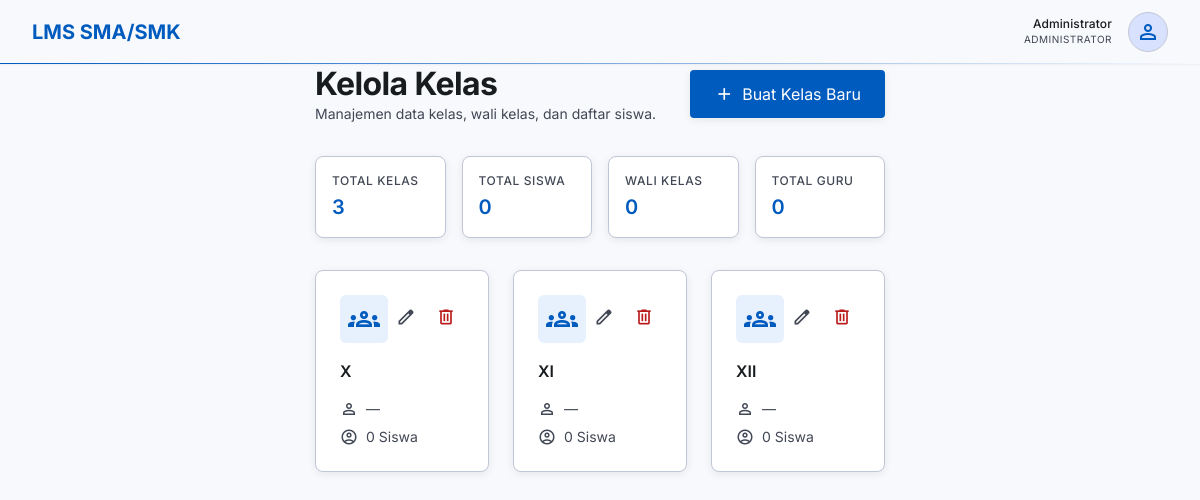
Page /pages/admin/kelola_kelas.php (signed in) on the committed database.
### tables this page shows
CREATE TABLE kelas (
    id_kelas    INT AUTO_INCREMENT PRIMARY KEY,
    nama_kelas  VARCHAR(50) NOT NULL,
    wali_kelas  INT,
    FOREIGN KEY (wali_kelas) REFERENCES users(id) ON DELETE SET NULL
);

### pages/admin/kelola_kelas.php (the view, shortened to what this page needs)
<?php
require_once __DIR__ . '/../../includes/header.php';
require_once __DIR__ . '/../../config/database.php';
$kelasList = $pdo->query("
    SELECT k.*, u.nama as wali_nama,
        (SELECT COUNT(*) FROM kelas_siswa ks WHERE ks.id_kelas = k.id_kelas) as jumlah_siswa
    FROM kelas k
    LEFT JOIN users u ON k.wali_kelas = u.id
    ORDER BY k.nama_kelas
")->fetchAll();
$guruList = $pdo->query("SELECT id, nama FROM users WHERE role='guru' ORDER BY nama")->fetchAll();
?>
<div class="max-w-[1440px] mx-auto">
    <div class="flex flex-col md:flex-row md:items-center justify-between gap-4 mb-8">
        <div>
            <h2 class="font-display-lg-mobile md:font-display-lg text-display-lg-mobile md:text-display-lg text-on-surface">Kelola Kelas</h2>
            <p class="font-body-md text-body-md text-on-surface-variant">Manajemen data kelas, wali kelas, dan daftar siswa.</p>
        </div>
        <button onclick="openModal('modalTambah')" class="bg-primary text-on-primary px-6 py-3 rounded font-title-sm flex items-center justify-center gap-2 active:scale-95 transition-transform soft-shadow">
            <span class="material-symbols-outlined text-[20px]">add</span>
            Buat Kelas Baru
        </button>
    </div>
    <div class="grid grid-cols-2 md:grid-cols-4 gap-4 mb-8">
        <div class="bg-surface-container-lowest p-4 rounded-lg border border-outline-variant soft-shadow">
            <p class="font-label-sm text-label-sm text-on-surface-variant uppercase tracking-wider">Total Kelas</p>
            <p class="font-headline-md text-headline-md text-primary mt-1"><?= count($kelasList) ?></p>
        </div>
        <div class="bg-surface-container-lowest p-4 rounded-lg border border-outline-variant soft-shadow">
            <p class="font-label-sm text-label-sm text-on-surface-variant uppercase tracking-wider">Total Siswa</p>
            <p class="font-headline-md text-headline-md text-primary mt-1"><?= $pdo->query("SELECT COUNT(*) FROM users WHERE role='siswa'")->fetchColumn() ?></p>
        </div>
        <div class="bg-surface-container-lowest p-4 rounded-lg border border-outline-variant soft-shadow">
            <p class="font-label-sm text-label-sm text-on-surface-variant uppercase tracking-wider">Wali Kelas</p>
            <p class="font-headline-md text-headline-md text-primary mt-1"><?= count(array_filter($kelasList, fn($k) => $k['wali_kelas'])) ?></p>
        </div>
        <div class="bg-surface-container-lowest p-4 rounded-lg border border-outline-variant soft-shadow">
            <p class="font-label-sm text-label-sm text-on-surface-variant uppercase tracking-wider">Total Guru</p>
            <p class="font-headline-md text-headline-md text-primary mt-1"><?= count($guruList) ?></p>
        </div>
    </div>
    <div class="grid grid-cols-1 sm:grid-cols-2 lg:grid-cols-3 xl:grid-cols-4 gap-6">
        <?php foreach ($kelasList as $kelas): ?>
        <div class="bg-surface-container-lowest p-6 rounded-lg border border-outline-variant soft-shadow group transition-all">
            <div class="flex justify-between items-start mb-4">
                <div class="w-12 h-12 rounded-md bg-primary-container/10 flex items-center justify-center text-primary">
                    <span class="material-symbols-outlined text-[32px]">groups</span>
                </div>
                <div class="flex gap-1">
                    <button onclick="openEdit(<?= $kelas['id_kelas'] ?>)" class="p-2 hover:bg-surface-container-high rounded-full text-on-surface-variant" title="Edit">
                        <span class="material-symbols-outlined text-[20px]">edit</span>
                    </button>
                    <button onclick="confirmHapus(<?= $kelas['id_kelas'] ?>, '<?= htmlspecialchars($kelas['nama_kelas'], ENT_QUOTES) ?>')" class="p-2 hover:bg-error-container/20 rounded-full text-error" title="Hapus">
                        <span class="material-symbols-outlined text-[20px]">delete</span>
                    </button>
                </div>
            </div>
            <h3 class="font-title-sm text-title-sm text-on-surface"><?= htmlspecialchars($kelas['nama_kelas']) ?></h3>
            <div class="mt-4 space-y-2">
                <div class="flex items-center gap-2">
                    <span class="material-symbols-outlined text-on-surface-variant text-[18px]">person</span>
                    <span class="font-body-md text-body-md text-on-surface-variant"><?= htmlspecialchars($kelas['wali_nama'] ?? '—') ?></span>
                </div>
                <div class="flex items-center gap-2">
                    <span class="material-symbols-outlined text-on-surface-variant text-[18px]">account_circle</span>
                    <span class="font-body-md text-body-md text-on-surface-variant"><?= $kelas['jumlah_siswa'] ?> Siswa</span>
                </div>
            </div>
        </div>
        <?php endforeach; ?>
    </div>
</div>
<?php require_once __DIR__ . '/../../includes/footer.php'; ?>

### includes/header.php (shortened to what this page needs)
<?php
$baseDir = '/rpl/code/simp-web';
$currentDir = dirname($_SERVER['SCRIPT_NAME']);
$relativeDir = substr($currentDir, strlen($baseDir));
$depth = $relativeDir ? substr_count($relativeDir, '/') : 0;
$rootPath = $depth > 0 ? str_repeat('../', $depth) : './';
$role   = $_SESSION['role'];
$nama   = $_SESSION['nama'];
$roleLabel = match ($role) {
    'admin' => 'Administrator',
    'guru'  => 'Guru',
    'siswa' => 'Siswa',
    default => 'Pengguna',
};
$brandLink = match ($role) {
    'admin' => $rootPath . 'pages/admin/dashboard.php',
    'guru'  => $rootPath . 'pages/guru/dashboard.php',
    'siswa' => $rootPath . 'pages/siswa/dashboard.php',
    default => $rootPath . 'auth/login.php',
};
?>
<!DOCTYPE html>
<html lang="id">
<head>
<script src="https://cdn.tailwindcss.com?plugins=forms,container-queries"></script>
<link rel="stylesheet" href="<?= $rootPath ?>assets/css/style.css">
</head>
<body class="bg-background text-on-surface antialiased">
<header class="fixed top-0 w-full z-50 flex justify-between items-center px-margin-mobile md:px-margin-desktop h-16 bg-surface header-gradient-border shadow-sm">
    <div class="flex items-center gap-4">
        <a href="<?= $brandLink ?>" class="hover:opacity-80 transition-opacity">
            <h1 class="font-headline-md text-headline-md font-bold text-primary">LMS SMA/SMK</h1>
        </a>
    </div>
    <div class="relative flex items-center gap-4">
        <div class="hidden md:flex flex-col items-end">
            <span class="font-label-sm text-label-sm text-on-surface"><?= htmlspecialchars($nama) ?></span>
            <span class="text-[10px] text-on-surface-variant uppercase tracking-wider"><?= $roleLabel ?></span>
        </div>
        <button id="avatarBtn" class="w-10 h-10 rounded-full overflow-hidden border border-outline-variant bg-primary-fixed flex items-center justify-center cursor-pointer hover:ring-2 hover:ring-primary transition-all" onclick="toggleDropdown()">
            <span class="material-symbols-outlined text-primary">person</span>
        </button>
    </div>
</header>
<div class="flex pt-16 min-h-screen">

### includes/footer.php (shortened to what this page needs)
</div>
</body>
</html>

### assets/css/style.css (style rules this page uses)
*, *::before, *::after { box-sizing: border-box; }
html { scroll-behavior: smooth; }
body { font-family: 'Inter', sans-serif; -webkit-font-smoothing: antialiased; -moz-osx-font-smoothing: grayscale; }
.material-symbols-outlined { font-variation-settings: 'FILL' 0, 'wght' 400, 'GRAD' 0, 'opsz' 24; vertical-align: middle; user-select: none; }
.soft-shadow { box-shadow: 0 2px 8px rgba(0, 0, 0, 0.08); transition: box-shadow 0.2s ease; }
.header-gradient-border { border-bottom: 1px solid transparent; border-image: linear-gradient(to right, #005bbf, transparent) 1; }

### includes/header.php (style rules this page uses)
body { font-family: 'Inter', sans-serif; }
.material-symbols-outlined { font-variation-settings: 'FILL' 0, 'wght' 400, 'GRAD' 0, 'opsz' 24; vertical-align: middle; }

### rows in the picture
kelas: nama_kelas "X", wali_nama "—", jumlah_siswa "0"
kelas: nama_kelas "XI", wali_nama "—", jumlah_siswa "0"
kelas: nama_kelas "XII", wali_nama "—", jumlah_siswa "0"

### other values in the picture
$nama "Administrator"
$roleLabel "ADMINISTRATOR"
count($kelasList) "3"
count(array_filter($kelasList, fn($k) => $k['wali_kelas'])) "0"
count($guruList) "0"
